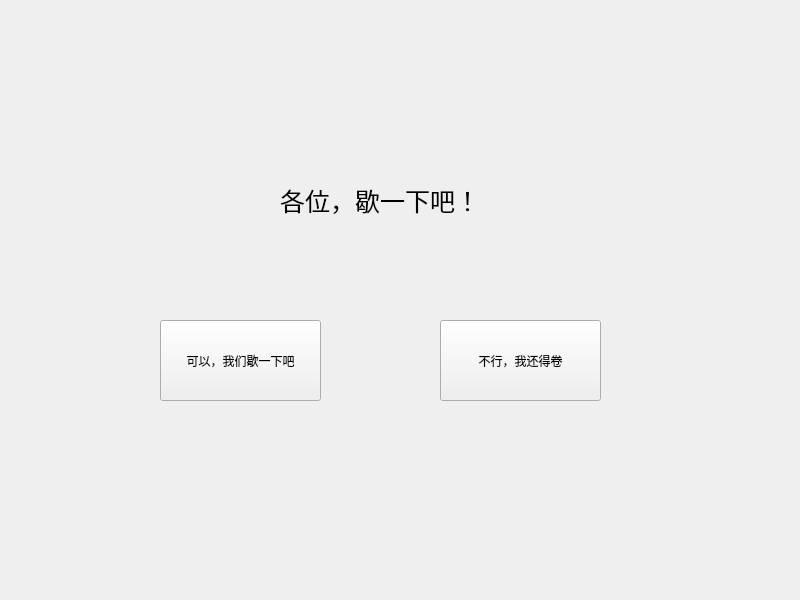
<?xml version="1.0" encoding="UTF-8"?>
<ui version="4.0">
 <class>Widget</class>
 <widget class="QWidget" name="Widget">
  <property name="geometry">
   <rect>
    <x>0</x>
    <y>0</y>
    <width>800</width>
    <height>600</height>
   </rect>
  </property>
  <property name="windowTitle">
   <string>Widget</string>
  </property>
  <widget class="QLabel" name="label">
   <property name="geometry">
    <rect>
     <x>280</x>
     <y>150</y>
     <width>421</width>
     <height>101</height>
    </rect>
   </property>
   <property name="font">
    <font>
     <pointsize>19</pointsize>
    </font>
   </property>
   <property name="text">
    <string>各位，歇一下吧！</string>
   </property>
  </widget>
  <widget class="QPushButton" name="pushButton_agreed">
   <property name="geometry">
    <rect>
     <x>160</x>
     <y>320</y>
     <width>161</width>
     <height>81</height>
    </rect>
   </property>
   <property name="text">
    <string>可以，我们歇一下吧</string>
   </property>
  </widget>
  <widget class="QPushButton" name="pushButton_reject">
   <property name="geometry">
    <rect>
     <x>440</x>
     <y>320</y>
     <width>161</width>
     <height>81</height>
    </rect>
   </property>
   <property name="text">
    <string>不行，我还得卷</string>
   </property>
  </widget>
 </widget>
 <resources/>
 <connections/>
</ui>
